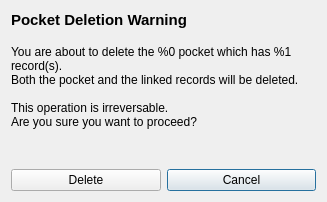
<?xml version="1.0" encoding="UTF-8"?>
<ui version="4.0">
 <class>PocketDeletionDialog</class>
 <widget class="QDialog" name="PocketDeletionDialog">
  <property name="geometry">
   <rect>
    <x>0</x>
    <y>0</y>
    <width>327</width>
    <height>202</height>
   </rect>
  </property>
  <property name="windowTitle">
   <string>Dialog</string>
  </property>
  <layout class="QGridLayout" name="gridLayout">
   <item row="2" column="0" colspan="2">
    <widget class="QLabel" name="m_warningInformation_lbl">
     <property name="text">
      <string>You are about to delete the %0 pocket which has %1 record(s).
Both the pocket and the linked records will be deleted.

This operation is irreversable.
Are you sure you want to proceed?</string>
     </property>
     <property name="wordWrap">
      <bool>true</bool>
     </property>
    </widget>
   </item>
   <item row="3" column="0" colspan="2">
    <spacer name="verticalSpacer">
     <property name="orientation">
      <enum>Qt::Vertical</enum>
     </property>
     <property name="sizeHint" stdset="0">
      <size>
       <width>20</width>
       <height>40</height>
      </size>
     </property>
    </spacer>
   </item>
   <item row="4" column="1">
    <widget class="QPushButton" name="m_cancel_btn">
     <property name="text">
      <string>Cancel</string>
     </property>
    </widget>
   </item>
   <item row="4" column="0">
    <widget class="QPushButton" name="m_delete_btn">
     <property name="text">
      <string>Delete</string>
     </property>
     <property name="type" stdset="0">
      <string>redButton</string>
     </property>
    </widget>
   </item>
   <item row="1" column="0" colspan="2">
    <spacer name="verticalSpacer_2">
     <property name="orientation">
      <enum>Qt::Vertical</enum>
     </property>
     <property name="sizeType">
      <enum>QSizePolicy::Fixed</enum>
     </property>
     <property name="sizeHint" stdset="0">
      <size>
       <width>20</width>
       <height>10</height>
      </size>
     </property>
    </spacer>
   </item>
   <item row="0" column="0" colspan="2">
    <widget class="QLabel" name="label_2">
     <property name="font">
      <font>
       <pointsize>11</pointsize>
       <weight>75</weight>
       <bold>true</bold>
      </font>
     </property>
     <property name="text">
      <string>Pocket Deletion Warning</string>
     </property>
    </widget>
   </item>
  </layout>
 </widget>
 <resources/>
 <connections/>
</ui>
